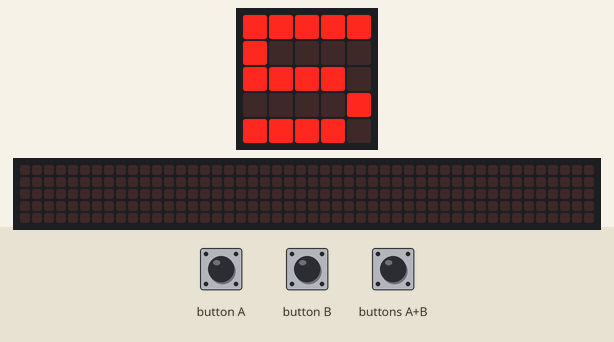
A program run on a simulated BBC micro:bit (MakeCode). On the bench: the board's 5×5 LED display, a strip that is not on the board, showing the scrolling text unrolled. The test bench sets the inputs (shaded band). The 48×5 strip is a reading aid, not a part: it shows the text the display is scrolling, unrolled, one strip-width of it at a time.

Above: at 1.9 s.
2.0 s: buttons A+B pressed for 0.15 s
At 2.22 s:
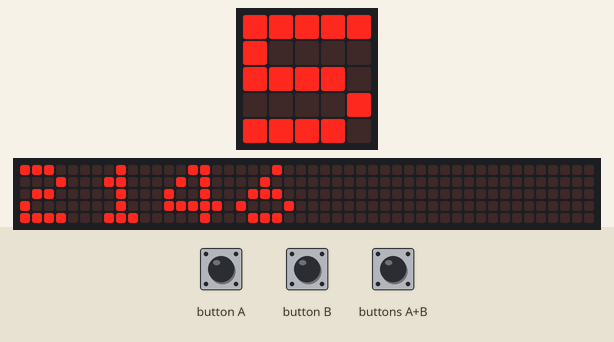
2.7 s: button A pressed for 0.15 s
3.4 s: button B pressed for 0.15 s
At 17.7 s:
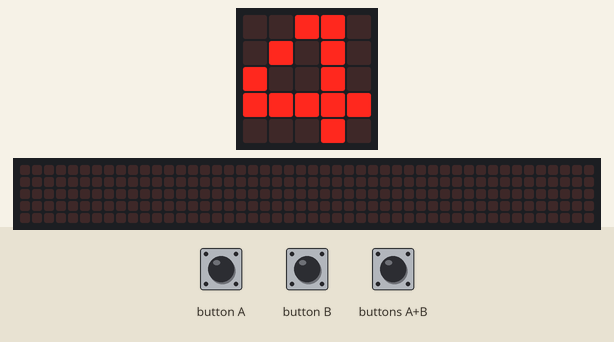

Measured:
- after the input at 2.0 s, the display: changes after 0.15 s (image 1)

The program:

main.ts
```typescript
input.onButtonPressed(Button.A, function () {
    SET_TIME += -1
    if (SET_TIME < 1) {
        SET_TIME = 9
    }
    basic.showNumber(SET_TIME)
})
input.onButtonPressed(Button.AB, function () {
    for (let index = 0; index <= SET_TIME; index++) {
        SET_TIME += -1
        basic.showNumber(input.runningTime() - SET_TIME)
    }
})
input.onButtonPressed(Button.B, function () {
    SET_TIME += 1
    if (SET_TIME > 9) {
        SET_TIME = 1
    }
    basic.showNumber(SET_TIME)
})
let SET_TIME = 0
SET_TIME = 5
basic.showNumber(SET_TIME)
basic.forever(function () {

})
```

test.ts
```typescript
// 在這裡測試；當此封包作為擴充功能時，將不會編譯此內容。
```
